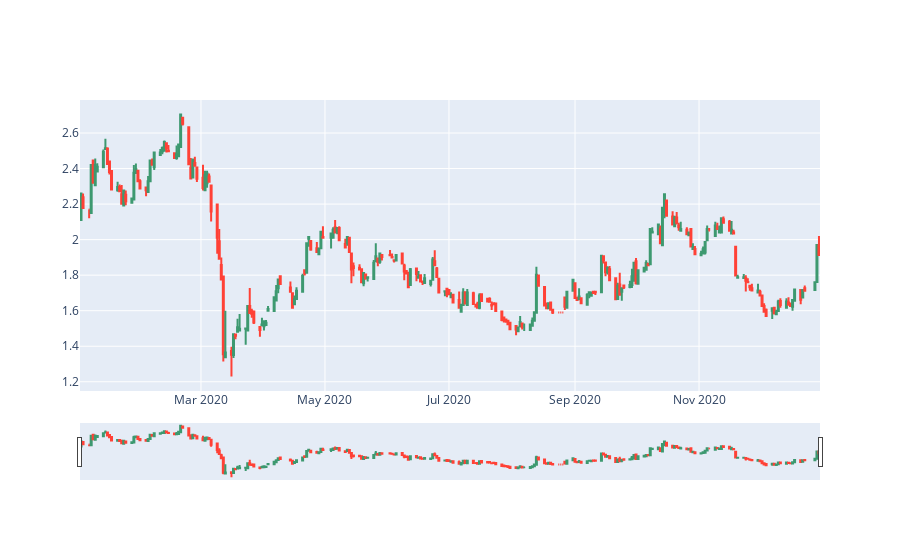
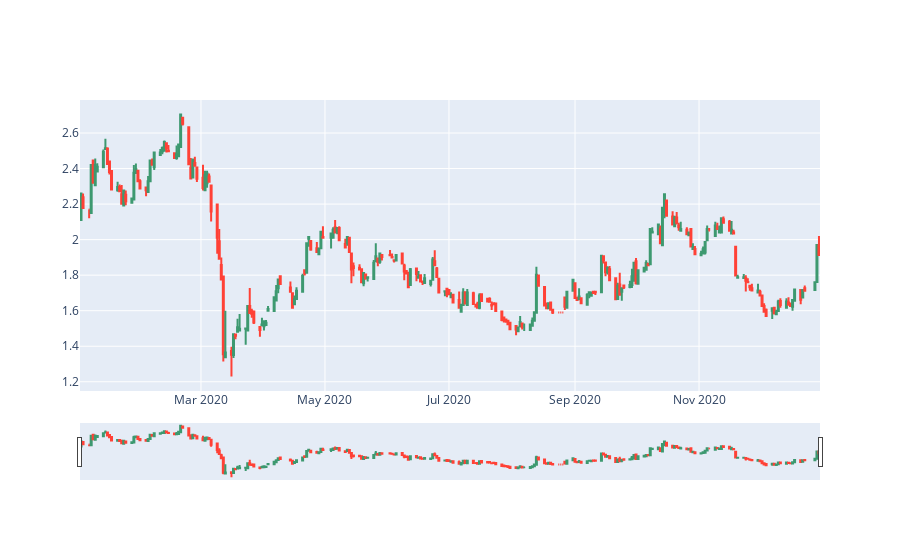

The notebook cell these images were saved under, in order:
### Code cell
fig = go.Figure(data=[go.Candlestick(x=data['Date'],
                open=data['Open'],
                high=data['High'],
                low=data['Low'],
                close=data['Close'])])

fig.show()

fig.show()

### Figure 1 — Plotly figure (JSON) as saved in the notebook; plotly's stock layout.template omitted (floating-point values rounded to 4 significant figures; data arrays with more than 128 entries replaced by an {"elided": "..."} marker saying what was removed)
{"data": [{"close": {"elided": "254 float values"}, "high": {"elided": "254 float values"}, "low": {"elided": "254 float values"}, "open": {"elided": "254 float values"}, "type": "candlestick", "x": {"elided": "254 str values"}}], "layout": {}}

### Figure 2 — Plotly figure (JSON) as saved in the notebook; plotly's stock layout.template omitted (floating-point values rounded to 4 significant figures; data arrays with more than 128 entries replaced by an {"elided": "..."} marker saying what was removed)
{"data": [{"close": {"elided": "254 float values"}, "high": {"elided": "254 float values"}, "low": {"elided": "254 float values"}, "open": {"elided": "254 float values"}, "type": "candlestick", "x": {"elided": "254 str values"}}], "layout": {}}
